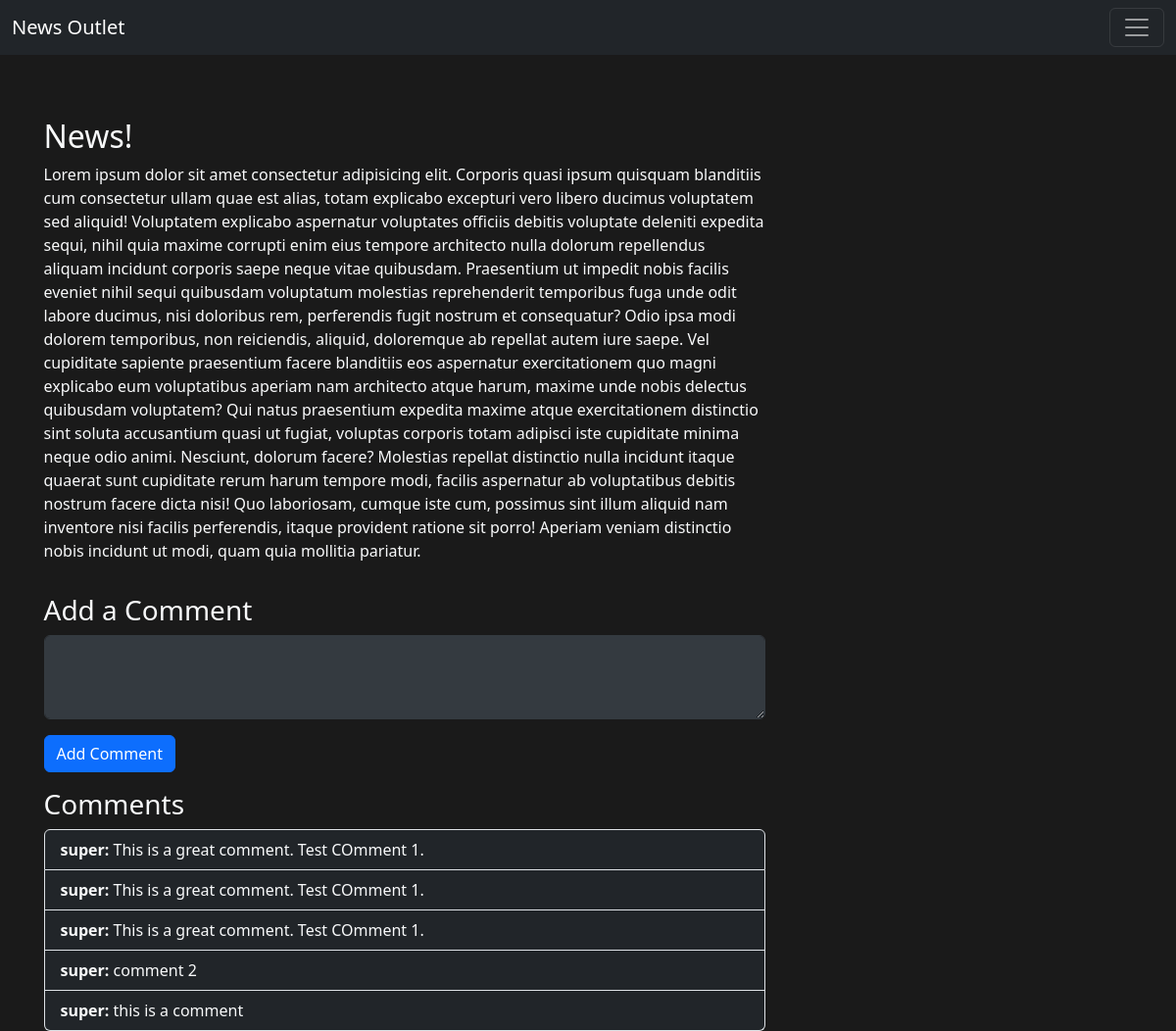
Page /article/4/ (signed in) on the committed database.
### news_outlet/models.py (models this page shows, shortened)
class Article(models.Model):
    author = models.ForeignKey(User, on_delete=models.CASCADE)
    title = models.CharField(max_length=200)
    created_at = models.DateTimeField(auto_now_add=True)
    content = models.TextField()  # Store the article content in Markdown format
    def get_rendered_content(self):
        return markdown2.markdown(self.content)

class Comment(models.Model):
    article = models.ForeignKey(Article, on_delete=models.CASCADE)
    author = models.ForeignKey(User, on_delete=models.CASCADE)
    content = models.TextField()
    created_at = models.DateTimeField(auto_now_add=True)

class User(AbstractUser):
    USER_TYPE_CHOICES = (
        ('reader', 'Reader'),
        ('admin', 'Admin'),
    )
    user_type = models.CharField(max_length=10, choices=USER_TYPE_CHOICES)

### news_outlet/views.py (the view)
# urls.py: path('article/<int:pk>/', views.article_detail, name='article_detail'),
def article_detail(request, pk):
    article = get_object_or_404(Article, pk=pk)
    comments = Comment.objects.filter(article=article)
    if request.method == 'POST':
        if request.user.is_authenticated:
            content = request.POST['content']
            comment = Comment(article=article, author=request.user, content=content)
            comment.save()
            return redirect('article_detail', pk=pk)
    context = {'article': article, 'comments': comments}
    return render(request, 'news_outlet/article_detail.html', context)

### news_outlet/templates/news_outlet/article_detail.html (shortened to what this page needs)
{% extends 'news_outlet/layout.html' %}
{% load static %}
{% block body %}
    <br><br><br>
    <div class="container mt-5">
        <div class="row">
            <div class="col-md-8">
                <h2 class="text-light">{{ article.title }}</h2>
                <div class="text-light">{% autoescape off %}{{ article.get_rendered_content }}{% endautoescape %}</div>
            </div>
        </div>
        {% if user.is_authenticated %}
        <div class="row mt-3">
            <div class="col-md-8">
                <h3 class="text-light">Add a Comment</h3>
                <form method="post">
                    <textarea class="form-control dark-input" name="content" rows="3" required></textarea>
                    <button type="submit" class="btn btn-primary mt-3">Add Comment</button>
                </form>
            </div>
        </div>
        {% endif %}
        <div class="row mt-3">
            <div class="col-md-8">
                <h3 class="text-light">Comments</h3>
                <ul class="list-group">
                    {% for comment in comments %}
                        <li class="list-group-item bg-dark text-light">
                            <strong>{{ comment.author }}:</strong> {{ comment.content }}
                        </li>
                    {% endfor %}
                </ul>
            </div>
        </div>
    </div>
{% endblock %}

### news_outlet/static/news_outlet/styles.css (style rules this page uses)
body { padding-left: 5px; background-color: #1A1A1A; color: #D3D3D3; }
.dark-input { background-color: #343a40; color: white; border-color: #343a40; }

### rows in the picture
Article: title "News!", get_rendered_content "Lorem ipsum dolor sit amet consectetur adipisicing elit. Corporis quasi ipsum quisquam blanditiis cum consectetur ullam quae est alias, totam explicabo excepturi vero libero ducimus voluptatem sed aliquid! Voluptatem explicabo aspernatur voluptates officiis debitis voluptate deleniti expedita sequi, nihil quia maxime corrupti enim eius tempore architecto nulla dolorum repellendus aliquam incidunt corporis saepe neque vitae quibusdam. Praesentium ut impedit nobis facilis eveniet nihil sequi quibusdam voluptatum molestias reprehenderit temporibus fuga unde odit labore ducimus, nisi doloribus rem, perferendis fugit nostrum et consequatur? Odio ipsa modi dolorem temporibus, non reiciendis,…"
Comment: author "super", content "This is a great comment. Test COmment 1."
Comment: author "super", content "This is a great comment. Test COmment 1."
Comment: author "super", content "This is a great comment. Test COmment 1."
Comment: author "super", content "comment 2"
Comment: author "super", content "this is a comment"
